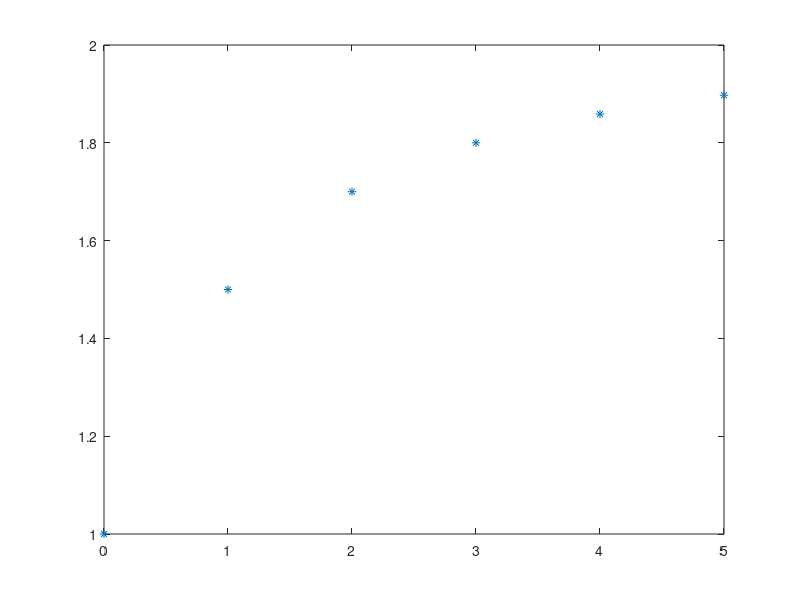

The MATLAB source for this figure:
clear all; close all; clc;
n=input('give me a positive integer n:');
k=1;
s(k)=1;
while k<=n
    s(k+1)=s(k)+(1/(k^2+1));
    k=k+1;
end
plot(0:n,s,'*')